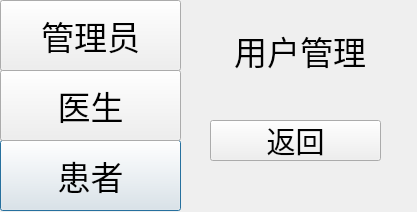
<?xml version="1.0" encoding="UTF-8"?>
<ui version="4.0">
 <class>Dialog</class>
 <widget class="QDialog" name="Dialog">
  <property name="geometry">
   <rect>
    <x>0</x>
    <y>0</y>
    <width>417</width>
    <height>212</height>
   </rect>
  </property>
  <property name="windowTitle">
   <string>Dialog</string>
  </property>
  <widget class="QLabel" name="label_welcome">
   <property name="geometry">
    <rect>
     <x>200</x>
     <y>30</y>
     <width>200</width>
     <height>40</height>
    </rect>
   </property>
   <property name="font">
    <font>
     <pointsize>25</pointsize>
    </font>
   </property>
   <property name="text">
    <string>用户管理</string>
   </property>
   <property name="alignment">
    <set>Qt::AlignCenter</set>
   </property>
  </widget>
  <widget class="QPushButton" name="pushButton_patient">
   <property name="geometry">
    <rect>
     <x>0</x>
     <y>140</y>
     <width>181</width>
     <height>71</height>
    </rect>
   </property>
   <property name="font">
    <font>
     <pointsize>25</pointsize>
    </font>
   </property>
   <property name="text">
    <string>患者</string>
   </property>
  </widget>
  <widget class="QPushButton" name="pushButton_back">
   <property name="geometry">
    <rect>
     <x>210</x>
     <y>120</y>
     <width>171</width>
     <height>41</height>
    </rect>
   </property>
   <property name="font">
    <font>
     <pointsize>22</pointsize>
    </font>
   </property>
   <property name="text">
    <string>返回</string>
   </property>
  </widget>
  <widget class="QPushButton" name="pushButton_root">
   <property name="geometry">
    <rect>
     <x>0</x>
     <y>0</y>
     <width>181</width>
     <height>71</height>
    </rect>
   </property>
   <property name="font">
    <font>
     <pointsize>25</pointsize>
    </font>
   </property>
   <property name="text">
    <string>管理员</string>
   </property>
  </widget>
  <widget class="QPushButton" name="pushButton_doctor">
   <property name="geometry">
    <rect>
     <x>0</x>
     <y>70</y>
     <width>181</width>
     <height>71</height>
    </rect>
   </property>
   <property name="font">
    <font>
     <pointsize>25</pointsize>
    </font>
   </property>
   <property name="text">
    <string>医生</string>
   </property>
  </widget>
 </widget>
 <resources/>
 <connections/>
</ui>
